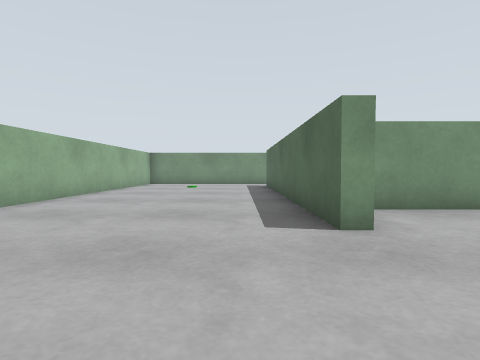
[1] (above)

17 first-person views from a walk through a world built for the Gazebo simulator. The camera is 0.36 m above the floor, tilts 2° down and sees 80° across. The floor is counted in squares, 0.5 m on a side. Each view is taken from the middle of a square. On the plan, view 1 faces up. The plan holds only what a view shows up to about 10 squares ahead; the rest is blank. The place goes on beyond the plan.

[2]
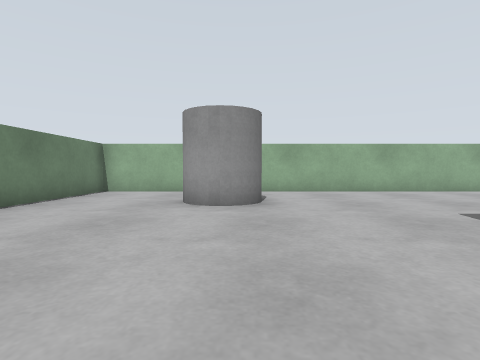

[3]
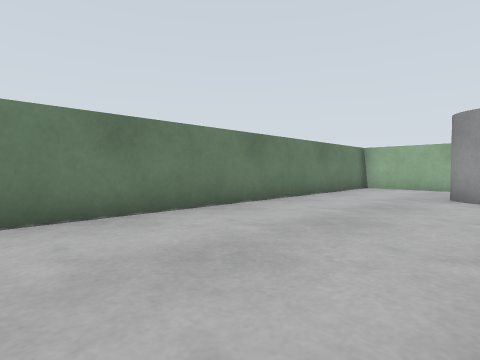

[4]
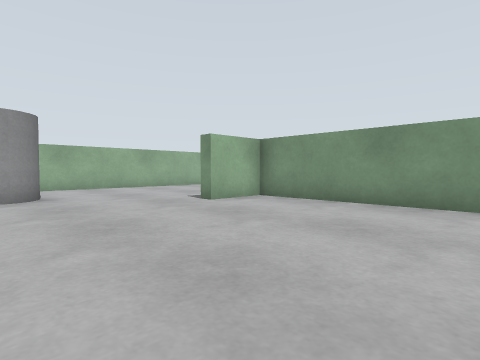

[5]
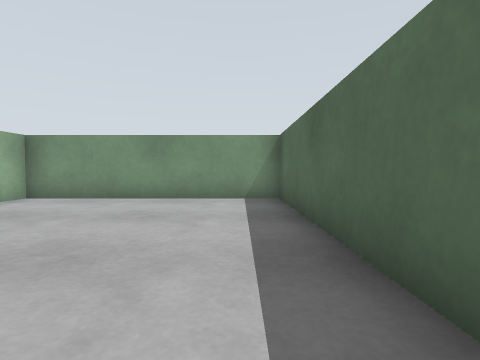

[6]
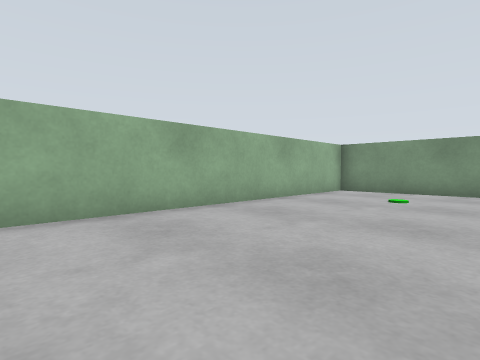

[7]
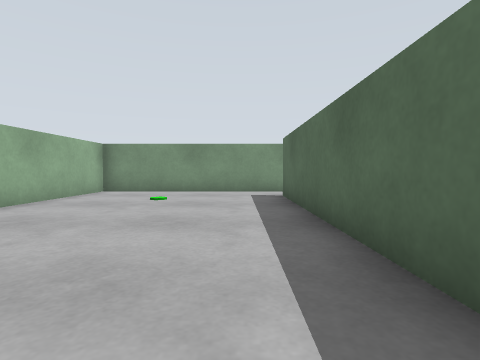

[8]
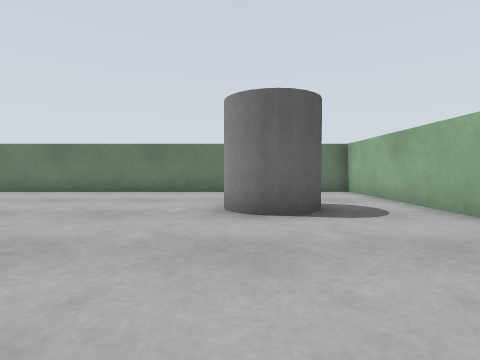

[9]
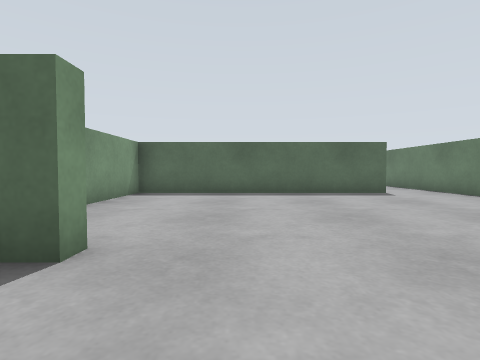

[10]
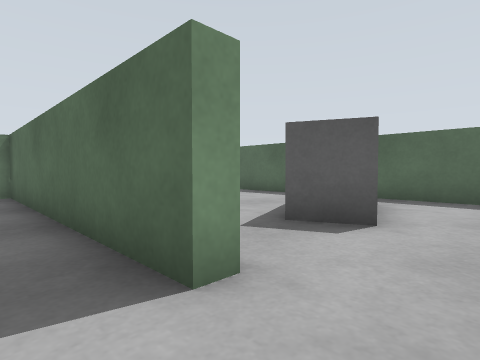

[11]
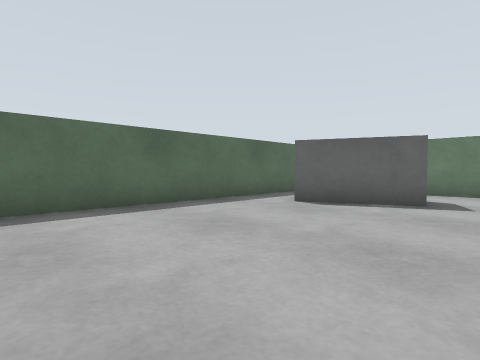

[12]
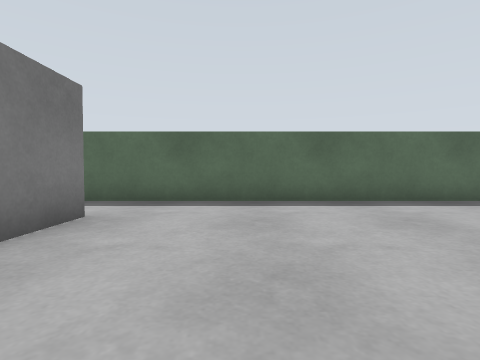

[13]
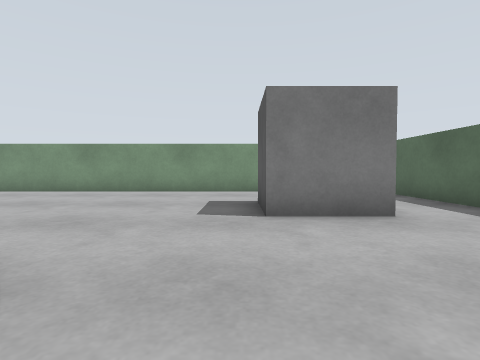

[14]
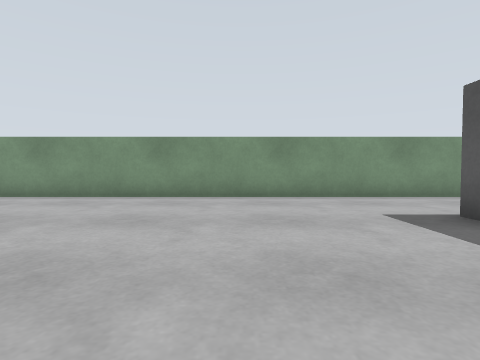

[15]
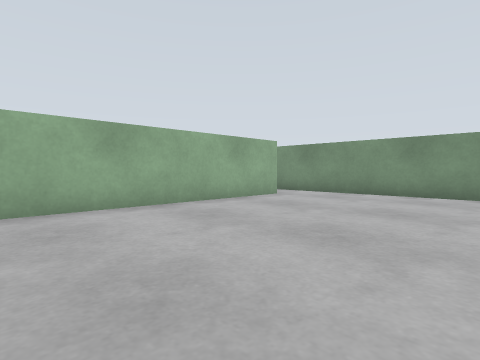

[16]
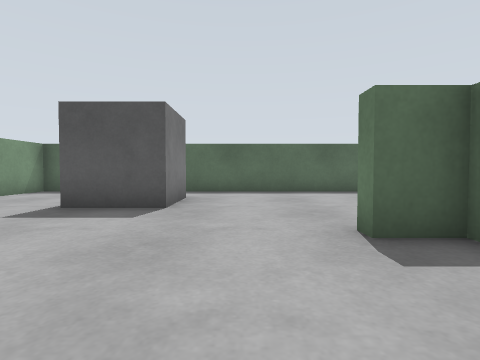

[17]
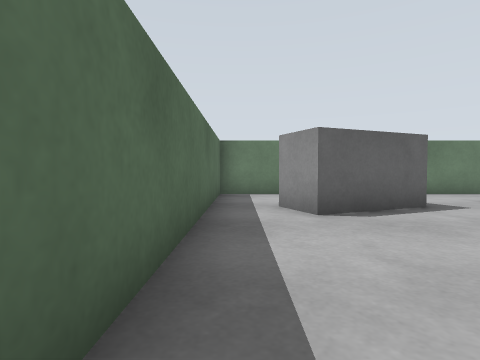

### Floor plan
Points are (right, up) in squares from view 1. A wall is a line through its corners. A room is listed if a view was taken in it or the views show most of it. See-through windows are left out.
Room 1 (views 1, 2, 3, 4, 5, 6, 7, 8, 9, 10)
walls: (8, -2.6) (8, 5.2) (1.6, 5.2) (1.6, 3.4) (1.2, 3.4) (1.2, 12.9); (0.4, 14.6) (-4.6, 14.6) (-4.6, -4.6) (7.5, -4.6)
ways out: opening at (1, 13.5) to room 2; opening at (8, -3.5) to room 2
objects: grey cylinder (-2, -1) to (-1, 0)
Room 2 (views 11, 12, 13, 14, 15, 16, 17)
walls: (8, 5.5) (8, 6.6) (8.5, 6.6); (1.6, 12.9) (1.6, 6.4); (8.5, -2.6) (8, -2.6); (7.5, -4.6) (11, -4.6); (12.8, -4.6) (14.6, -4.6) (14.6, 14.6) (0.4, 14.6)
ways out: opening at (1, 13.5) to room 1; opening at (8, -3.5) to room 1
objects: grey box (11, -2) to (13, -1); grey box (11, 10) to (12, 11)

Positions as (right, up) in squares from view 1, and headings:
1: (0, 0), facing up
2: (5, 0), facing left
3: (7, 0), facing down-left
4: (7, -1), facing up-left
5: (7, -2), facing up
6: (0, 5), facing up-left
7: (0, 5), facing up
8: (-1, 5), facing down
9: (-1, 2), facing right
10: (7, -4), facing up-right
11: (9, 5), facing down-right
12: (8, 7), facing right
13: (10, 5), facing up
14: (7, 7), facing up
15: (7, 6), facing up-left
16: (5, 8), facing right
17: (14, 4), facing down
